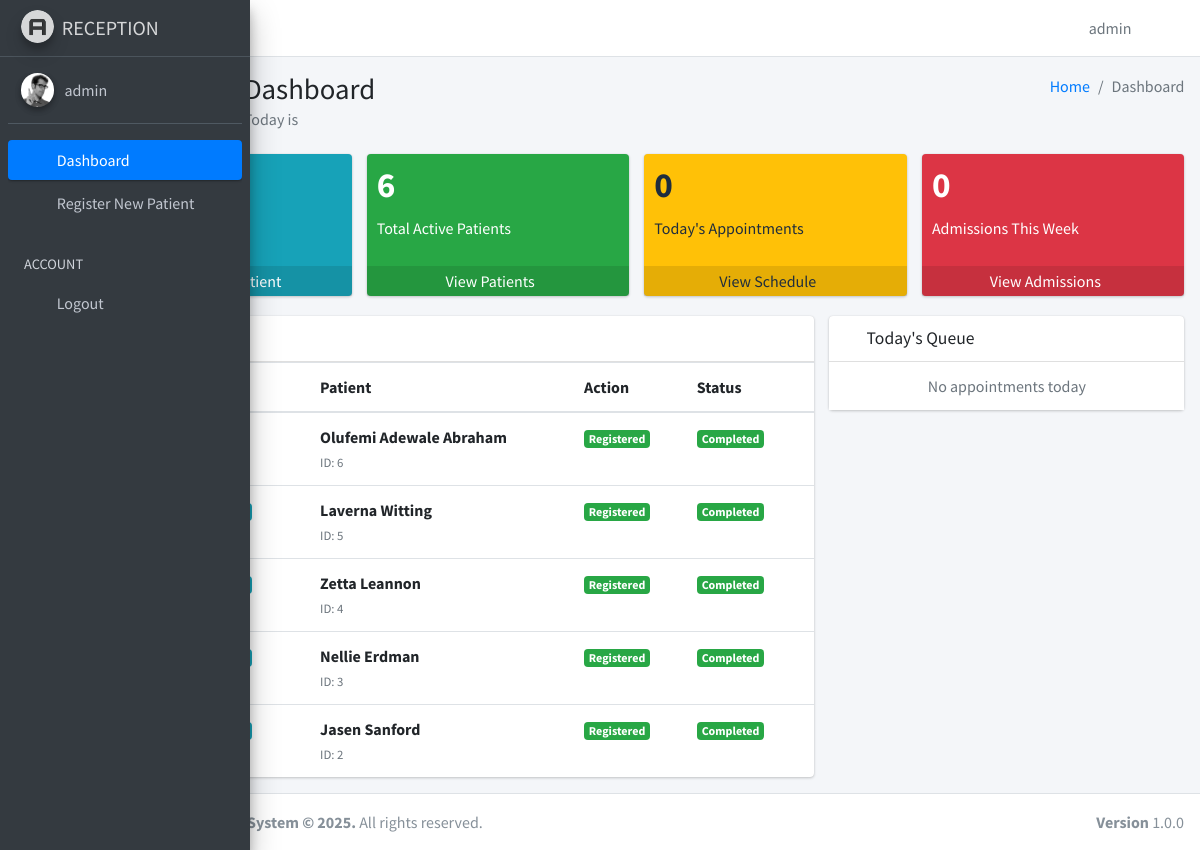
The page /r/home (signed in) on the database as committed earlier.
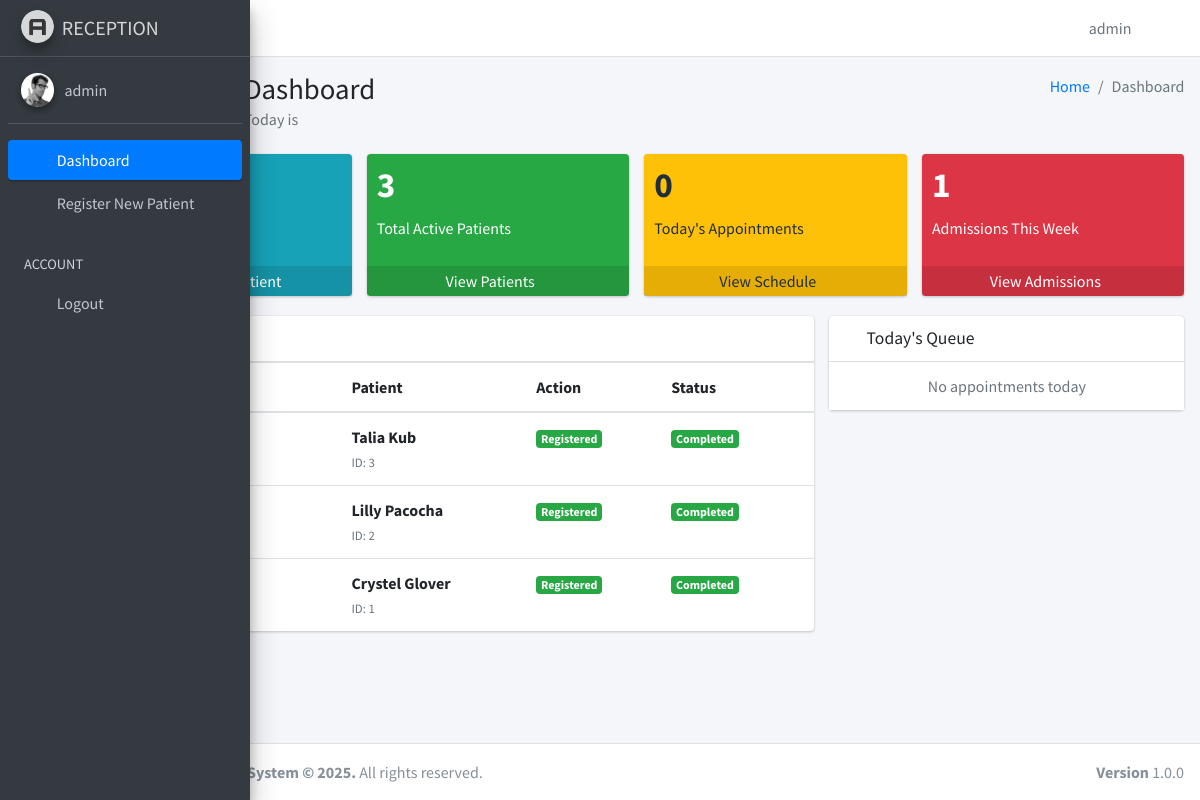
The same page on the database as committed later.
### hospapp/models.py (models this page shows, shortened)
class Patient(models.Model):
    BLOOD_GROUP_CHOICES = [
        ('A+', 'A+'), ('A-', 'A-'),
        ('B+', 'B+'), ('B-', 'B-'),
        ('AB+', 'AB+'), ('AB-', 'AB-'),
        ('O+', 'O+'), ('O-', 'O-'),
    ]
    STATUS_CHOICES = [
        ('critical', 'Critical'),
        ('recovered', 'Recovered'),
        ('stable', 'Stable'),
    ]
    RELATIONSHIP_CHOICES = [
        ('Spouse', 'Spouse'),
        ('Father', 'Father'),
        ('Mother', 'Mother'),
        ('Son', 'Son'),
        ('Daughter', 'Daughter'),
        ('Brother', 'Brother'),
        ('Sister', 'Sister'),
        ('Guardian', 'Guardian'),
        ('Friend', 'Friend'),
        ('Other', 'Other'),
    ]
    address = models.TextField()
    blood_group = models.CharField(max_length=3, choices=BLOOD_GROUP_CHOICES, default='O+')
    date_of_birth = models.DateField()
    date_registered = models.DateTimeField(auto_now_add=True)
    email = models.EmailField(blank=True, null=True)
    first_time = models.CharField(max_length=20, blank=True)
    full_name = models.CharField(max_length=200)
    gender = models.CharField(max_length=10)
    id_number = models.CharField(max_length=100, blank=True)
    id_type = models.CharField(max_length=20, blank=True)
    marital_status = models.CharField(max_length=20)
    nationality = models.CharField(max_length=50)
    phone = models.CharField(max_length=15)
    photo = models.ImageField(upload_to='patient_photos/', blank=True, null=True)
    state_of_origin = models.CharField(max_length=50, blank=True)
    next_of_kin_name = models.CharField(max_length=100)
    next_of_kin_phone = models.CharField(max_length=15)
    next_of_kin_relationship = models.CharField(max_length=20, choices=RELATIONSHIP_CHOICES, blank=True, null=True, default='Ade')
    next_of_kin_email = models.EmailField(blank=True, null=True)
    next_of_kin_address = models.TextField(blank=True, null=True)
    bed = models.ForeignKey(Bed, null=True, blank=True, on_delete=models.SET_NULL)
    diagnosis = models.TextField(blank=True, null=True)
    is_inpatient = models.BooleanField(default=False)
    medication = models.TextField(blank=True, null=True)
    notes = models.TextField(blank=True, null=True)
    referred_by = models.CharField(max_length=100, blank=True, null=True)
    status = models.CharField(max_length=20, choices=STATUS_CHOICES, default='stable')
    ward = models.ForeignKey(Ward, null=True, blank=True, on_delete=models.SET_NULL)

### hospapp/views.py (the view)
# urls.py: path('r/home', views.receptionist, name='receptionist'),
@login_required(login_url='home')
def receptionist(request):
    today = localdate()
    start_of_week = today - timedelta(days=today.weekday())
    recent_activity = Patient.objects.order_by('-date_registered')[:5]
    queue = Appointment.objects.filter(scheduled_time__date=today).order_by('scheduled_time')[:5]
    context = {
        'new_patients_today': Patient.objects.filter(date_registered__date=today).count(),
        'active_patients': Patient.objects.count(),
        'appointments_today': Appointment.objects.filter(scheduled_time__date=today).count(),
        'admissions_this_week': Admission.objects.filter(admitted_on__range=[start_of_week, today]).count(),
        'recent_activity': recent_activity,
        'queue': queue,
    }
    return render(request, 'receptionist/index.html', context)

### hospapp/templates/receptionist/index.html (shortened to what the changed rows need)
{% extends "receptionist/base.html" %}
{% block content %}
<div class="content-header">
    <div class="container-fluid">
        <div class="row mb-2">
            <div class="col-sm-6">
                <h1 class="m-0">
                    Reception Dashboard
                </h1>
            </div>
        </div>
    </div>
</div>
<section class="content">
    <div class="container-fluid">
        <div class="row">
            <div class="col-lg-3 col-6">
                <div class="small-box bg-success">
                    <div class="inner">
                        <h3>{{ active_patients }}</h3>
                        <p>Total Active Patients</p>
                    </div>
                </div>
            </div>
            <div class="col-lg-3 col-6">
                <div class="small-box bg-danger">
                    <div class="inner">
                        <h3>{{ admissions_this_week }}</h3>
                        <p>Admissions This Week</p>
                    </div>
                </div>
            </div>
        </div>
        <div class="row">
            <div class="col-md-8">
                <div class="card">
                    <div class="card-body p-0">
                        <div class="table-responsive">
                            <table class="table m-0">
                                <thead>
                                    <tr>
                                        <th>Time</th>
                                        <th>Patient</th>
                                        <th>Action</th>
                                        <th>Status</th>
                                    </tr>
                                </thead>
                                <tbody>
                                    {% for patient in recent_activity %}
                                    <tr>
                                        <td><span class="badge badge-info">{{ patient.date_registered }}</span></td>
                                        <td><strong>{{ patient.full_name }}</strong><br><small class="text-muted">ID: {{ patient.id }}</small></td>
                                        <td><span class="badge badge-success">Registered</span></td>
                                        <td><span class="badge badge-success">Completed</span></td>
                                    </tr>
                                    {% empty %}
                                    <tr><td colspan="4" class="text-center">No recent activity</td></tr>
                                    {% endfor %}
                                </tbody>
                            </table>
                        </div>
                    </div>
                </div>
            </div>
        </div>
    </div>
</section>
{% endblock %}

Rows that differ between the two databases and show on the page:
removed Patient: full_name "Olufemi Adewale Abraham", id "6"
removed Patient: full_name "Laverna Witting", id "5"
removed Patient: full_name "Zetta Leannon", id "4"
changed Patient id 3: full_name "Nellie Erdman" → "Talia Kub"
changed Patient id 2: full_name "Jasen Sanford" → "Lilly Pacocha"
now on this page (row edited): Patient: full_name "Crystel Glover", id "1"
Other text that changed with them:
{{ active_patients }}: "6" → "3"
{{ admissions_this_week }}: "0" → "1"
